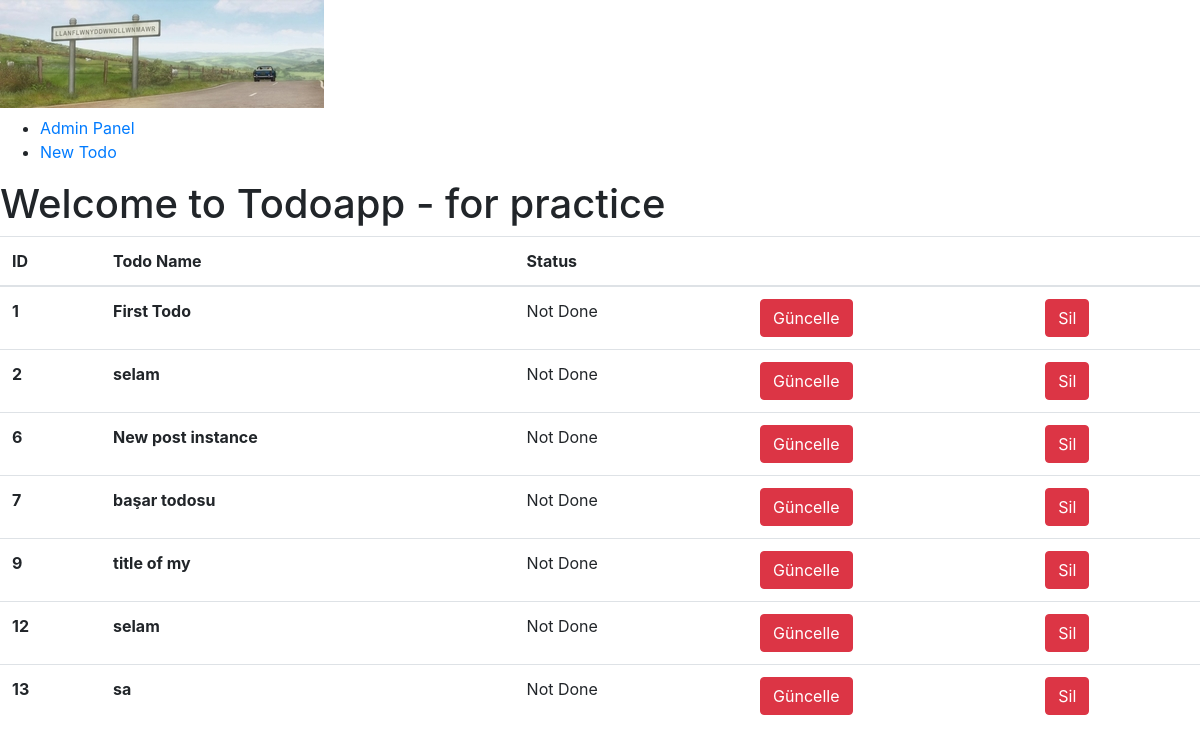
The app's page /, older data.
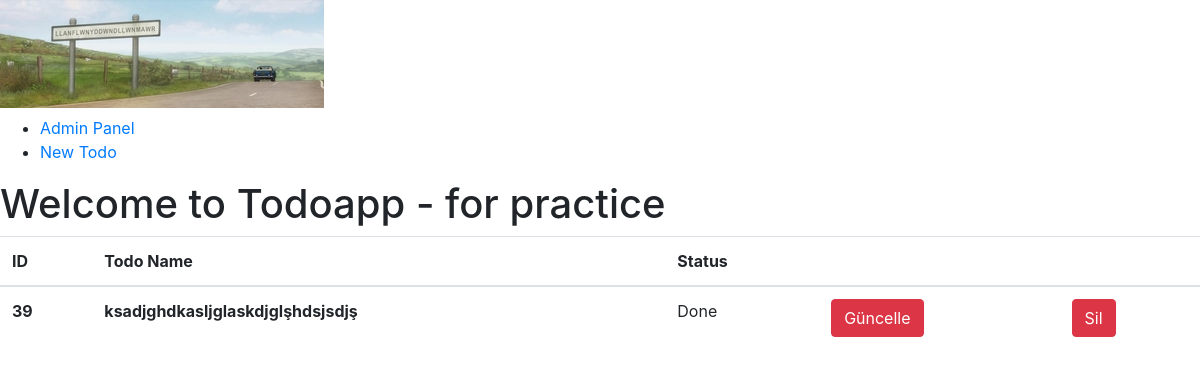
The same page, newer data.
### todos/models.py (models this page shows, shortened)
class Todo(models.Model):
    title = models.CharField(max_length = 150, verbose_name = 'Başlık')
    completed = models.BooleanField(default=False)

### todoapp_for_practice/views.py (the view)
# urls.py: path('', views.homepage, name='home'),
def homepage(request):
    todos = Todo.objects.all().order_by('id')
    return render(request, 'homepage.html', {'todos': todos})

### templates/homepage.html
{% extends 'base_layout.html' %}
{% block content %}
<h1>Welcome to Todoapp - for practice</h1>
<div class="todos">
      <div class="todo">
        {% if todos %}
        <table class="table">
  <thead>
    <tr>
      <th scope="col">ID</th>
      <th scope="col">Todo Name</th>
      <th scope="col">Status</th>
      <th scope="col"></th>
      <th scope="col"></th>
    </tr>
  </thead>
  <tbody>
    {% for todo in todos %}
    <tr>
        <th scope="row">{{todo.id}}</th>
        <th scope="row">{{todo.title}}</th>
          {% if todo.completed %}
              <td>Done</td>
          {% else %}
              <td>Not Done</td>
          {% endif %}
        <td><a href="{% url 'todos:update' pk=todo.pk %}" class="btn btn-danger">Güncelle</a></td>
        <td><a href="{% url 'todos:delete' pk=todo.pk %}" class="btn btn-danger">Sil</a></td>
    </tr>
    {% endfor %}
  </tbody>
        {% else %}
          <small>Hiç todo'nuz bulunmamaktadır...</small>
        {% endif %}
</table>
      </div>
</div>
{% endblock %}

### templates/base_layout.html (shortened to what this page needs)
{% load static from staticfiles %}
<!DOCTYPE html>
<html lang="en" dir="ltr">
  <head>
    <link rel="stylesheet" href="https://maxcdn.bootstrapcdn.com/bootstrap/4.0.0/css/bootstrap.min.css">
  </head>
  <body>
    <header>
      <h1><a href="{% url 'home' %}"><img src="{% static '1080x360(2).png' %}"/></a></h1>
      <nav>
        <ul>
          <li><a href="/admin/">Admin Panel</a></li>
          <li><a href="/todos/new-todo/">New Todo</a></li>
        </ul>
      </nav>
    </header>
    <div class="wrapper">
      {% block content %}
      {% endblock %}
    </div>
  </body>
</html>

Row changes from the older to the newer data that the page shows:
removed Todo: id "1", title "First Todo", completed "Not Done"
removed Todo: id "2", title "selam", completed "Not Done"
removed Todo: id "6", title "New post instance", completed "Not Done"
removed Todo: id "7", title "başar todosu", completed "Not Done"
removed Todo: id "9", title "title of my", completed "Not Done"
removed Todo: id "12", title "selam", completed "Not Done"
removed Todo: id "13", title "sa", completed "Not Done"
added Todo: id "39", title "ksadjghdkasljglaskdjglşhdsjsdjş", completed "Done"
